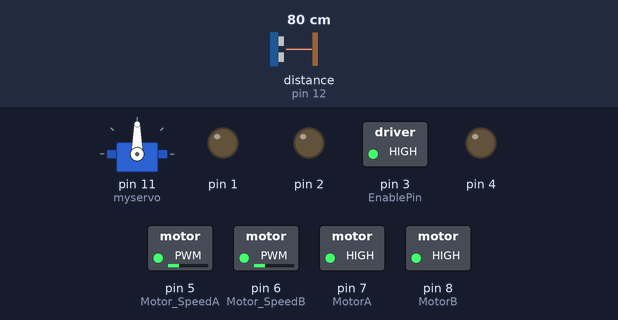
The sketch below on a simulated Arduino Uno, built with avr-gcc and run on an emulated ATmega328P. Shown: servo, switched loads named in the sketch (green lamp = pin HIGH), output pins drawn as LEDs (lit = HIGH). Wiring (inferred from the names in the program): ultrasonic range finder: trigger pin 13; echo pin 12. Inputs (shaded band) come from the test bench; at power-on: distance to the obstacle (sensor on pin 12) 80 cm. The echo pulse lasts 58.3 µs per cm; pins used as bus, display or sensor lines are not drawn.

Above: at 1.4 s.
1.5 s: distance to the obstacle (sensor on pin 12) set to 18 cm
3.0 s: distance to the obstacle (sensor on pin 12) set to 15 cm
At 4.1 s:
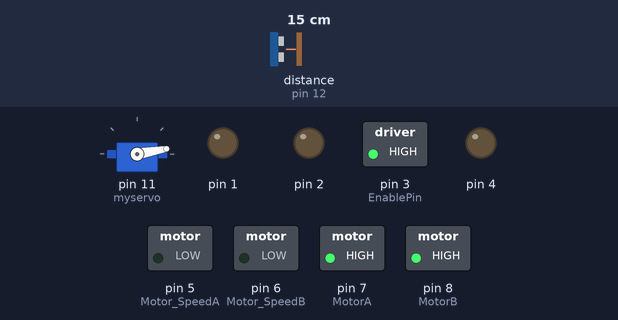
At 5.9 s:
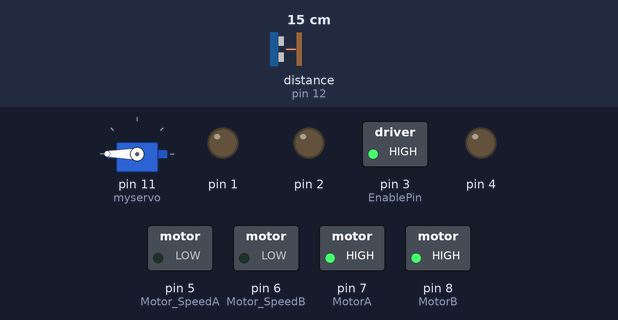
6.0 s: distance to the obstacle (sensor on pin 12) set to 2 cm
At 7.7 s:
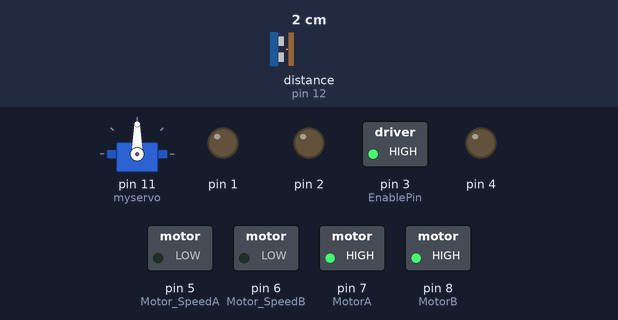
Timing chart, 0 to 15.0 s (numbered marks = the images above; inputs shaded):
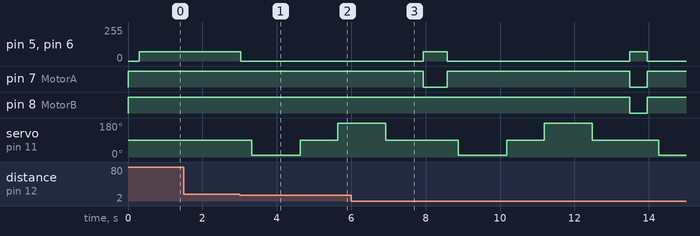

Measured:
- the behaviour switches between 17 and 16 cm on distance to the obstacle (sensor on pin 12) (found by bisection; images 0 and 1)
- after the input at 1.5 s, every drawn part: stays the same
- after the input at 3.0 s, pin 5 (Motor_SpeedA), pin 6 (Motor_SpeedB): 70/255 → 0/255 at once; servo on pin 11 (myservo): 90° → 10° after 0.33 s, → 90° 1.3 s later, → 180° 1.0 s later

The sketch:

Obstacle_Avoidance.ino
```cpp
/* The Car Robot kit has its own ultrasonic sensor that acts as its eyes. It is a navigation tool
 * that can measure distances using sound waves. By creating this program, I managed to set it
 * as the eye of my Car Robot that adjusted it to move without getting hit by any obstacle.
 */


#include <Servo.h> // Include the library for the servo
Servo myservo; // Set servo as an object to control the servo

int echoPin = 12; // Echo pin of the ultrasonic connected to pin 12 of arduino
int trigPin = 13; // Trig pin of the ultrasonic connected to pin 13 of arduino
int middleD = 0, rightD = 0, leftD = 0; // Set value from middleD, rightD and leftD as an integer

#define MotorA 7 // Initialize motor A1N1 to pin 7 of arduino
#define MotorB 8 // Initialize motor B1N1 to pin 8 of arduino
#define Motor_SpeedA 5 // Initialize motor PWMA to pin 5 of arduino
#define Motor_SpeedB 6 // Initialize motor PWMB to pin 6 of arduino
#define EnablePin 3 // Set pin 3 of arduino as the EnablePin, ("Stby")

void Forward (){ // Function to go Forward
  digitalWrite(MotorA,1); // Set motorA to 1 to turn on
  digitalWrite(MotorB,1); // Set motorB as High to turn on
  analogWrite(Motor_SpeedA,70); // Set motorspeedA to 70
  analogWrite(Motor_SpeedB,70); // Set motorspeedB to 70
  digitalWrite(EnablePin,HIGH); // Set enable pin ("Stby") as 1 to turn on
}

void Backward (){ // Function to go Backward
  digitalWrite(MotorA,0); // Set motorA to 0 to turn off
  digitalWrite(MotorB,0); // Set motorB to 0 to turn off
  analogWrite(Motor_SpeedA,70); // Set motorspeedA to 70
  analogWrite(Motor_SpeedB,70); // Set motorspeedB to 70
  digitalWrite(EnablePin,HIGH); // Set enable pin ("Stby") as 1 to turn on
}

void Left (){ // Function to go Left
  digitalWrite(MotorA,1); // Set motorA to 1 to turn on
  digitalWrite(MotorB,0); // Set motorA to 0 to turn off
  analogWrite(Motor_SpeedA,70); // Set motorspeedA to 70
  analogWrite(Motor_SpeedB,70); // Set motorspeedB to 70
  digitalWrite(EnablePin,HIGH); // Set enable pin ("Stby") as 1 to turn on
}

void Right (){ // Function to go Right
  digitalWrite(MotorA,0); // Set motorA to 0 to turn off
  digitalWrite(MotorB,1); // Set motorB to 1 to turn on
  analogWrite(Motor_SpeedA,70); // Set motorspeedA to 70
  analogWrite(Motor_SpeedB,70); // Set motorspeedB to 70
  digitalWrite(EnablePin,HIGH); // Set enable pin ("Stby") as 1 to turn on
}

void LFW () { // Function to go Left Forward
  digitalWrite(MotorA,1); // Set motorA to 1 to turn on
  digitalWrite(MotorB,1); // Set motorB to 1 to turn on
  analogWrite(Motor_SpeedA,255); // Set motorspeedA to 255
  analogWrite(Motor_SpeedB,126); // Set motorspeedB to 126
  digitalWrite(EnablePin,HIGH); // Set enable pin ("Stby") as 1 to turn on
}

void LBK (){ // Function to go Left Backward
  digitalWrite(MotorA,0); // Set motorA to 0 to turn off
  digitalWrite(MotorB,0); // Set motorB to 0 to turn off
  analogWrite(Motor_SpeedA,255); // Set motorspeedA to 255
  analogWrite(Motor_SpeedB,126); // Set motorspeedB to 126
  digitalWrite(EnablePin,HIGH); // Set enable pin ("Stby") as 1 to turn on
}

void RFW (){ // Function to go Right Forward
  digitalWrite(MotorA,1); // Set motorA to 1 to turn on
  digitalWrite(MotorB,1); // Set motorB to 1 to turn on
  analogWrite(Motor_SpeedA,126); // Set motorspeedA to 126
  analogWrite(Motor_SpeedB,255); // Set motorspeedB to 255
  digitalWrite(EnablePin,HIGH); // Set enable pin ("Stby") as 1 to turn on

}

  void RBK (){ // Function to go Right Backward
  digitalWrite(MotorA,0); // Set motorA to 0 to turn off
  digitalWrite(MotorB,0); // Set motorB to 0 to turn off
  analogWrite(Motor_SpeedA,126); // Set motorspeedA to 126
  analogWrite(Motor_SpeedB,255); // Set motorspeedB to 255
  digitalWrite(EnablePin,HIGH); // Set enable pin ("Stby") as 1 to turn on

}

void Stop (){ // Function to go Stop
  digitalWrite(MotorA,1); // Set motorA to 1 to turn on
  digitalWrite(MotorB,1); // Set motorB to 1 to turn on
  analogWrite(Motor_SpeedA,0); // Set motorspeedA to 0
  analogWrite(Motor_SpeedB,0); // Set motorspeedB to 0
  digitalWrite(EnablePin,HIGH); // Set enable pin ("Stby") as 1 to turn on

}

int distanceComputation() { // Computation for the distance
  digitalWrite(trigPin, LOW); // Turn off trigpin
  delayMicroseconds(2); // Delay for 2 microseconds
  digitalWrite(trigPin, HIGH);
  delayMicroseconds(10); // Delay for 10 microseconds
  digitalWrite(trigPin, LOW); // Turn off trigpin

  float distanceMeasurement = pulseIn(echoPin, HIGH); // Set distance measurement equal to the pulseIn echopin turned on
  distanceMeasurement = distanceMeasurement / 58; // Distance measurement equal to distance measurement but divided by 58, in order to get value on cm
  return (int)distanceMeasurement; // Return to distance measurement
}

void setup() { // Run the code once

  for(int i=1; i<9; i++){ // Setup the pins
     pinMode(i, OUTPUT); // Set these pins as an output
  }

  pinMode(EnablePin, OUTPUT); // Set the enable pin ("Stby") as an ouput

  myservo.attach(11); // Signal pin of servo connected to pin 11 of arduino

  pinMode(echoPin, INPUT); // Set the echo pin as an input
  pinMode(trigPin, OUTPUT); // Set the trig pin as an output

  Stop(); // Tell the Car Robot not to move yet
}

void loop() { //Run code on loop

 myservo.write(90);  // Set/Turn servo at 90 Degrees position
    delay(300); // Delay for 300ms

    middleD = distanceComputation(); // Set the two to have equal values

    if(middleD <= 15) { // If value of middleD is lower than or equal 15:
      Stop(); // Stop the Car Robot
      delay(300); // Delay for 300ms
      myservo.write(10); // Set/Turn servo at 10 Degrees position
      delay(1000); // Delay for one second

      rightD = distanceComputation(); // Set the two to have equal values

      delay(300); // Delay for 500ms
      myservo.write(90);  // Set/Turn servo at 90 Degrees position
      delay(1000); // Delay for one second
      myservo.write(180); // Set/Turn servo at 180 Degrees position
      delay(1000); // Delay for one second

      leftD = distanceComputation(); // Set the two to have equal values

      delay(300); // Delay for 300ms
      myservo.write(90); // Set/Turn servo at 90 Degrees position
      delay(1000); // Delay for one second

      if(rightD > leftD) { // If value of right distance is greater than left distance then:
        Right(); // Turn right
        delay(350); // Delay for 300ms
      }
      else if(rightD < leftD) {
        Left(); // Turn left
        delay(350); // Delay for 300ms
      }
      else if((rightD <= 15) || (leftD <= 15)) {
        Backward(); // Turn backward
        delay(175); // Delay for 150ms
      }
      else { // If that's not the case:
        Forward(); // Go forward
      }
        }
      else { // If that's not the case:
        Forward(); // Go forward
       }
} // End of loop
```
